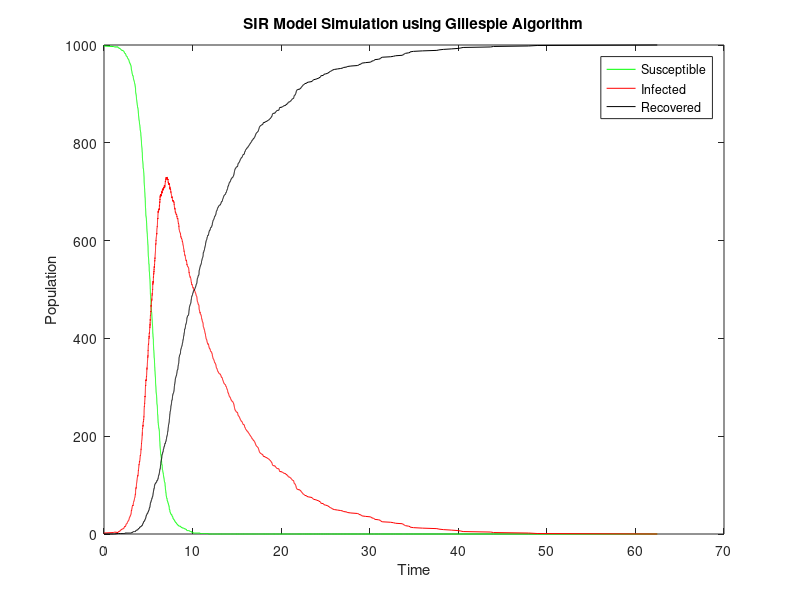

The MATLAB script that drew this image:
% Parameters
beta = 1.5; % Infection rate
gamma = 1/7; % Recovery rate
N = 1000; % Total population
I0 = 1; % Initial number of infected individuals
S0 = N - I0; % Initial number of susceptible individuals
R0 = 0; % Initial number of recovered individuals

% Initial state
S = S0;
I = I0;
R = R0;
t = 0; % Initial time
T_end = 100; % Simulation end time
data = [t, S, I, R]; % Record the initial state

% Main simulation loop (Gillespie algorithm)
while t < T_end && I > 0
    % Calculate propensities
    a_infection = beta * S * I / N;
    a_recovery = gamma * I;
    a_total = a_infection + a_recovery;
    
    % Time to next event
    tau = -log(rand) / a_total;
    t = t + tau;
    
    % Determine which event occurs
    if rand < a_infection / a_total
        % Infection event
        S = S - 1;
        I = I + 1;
    else
        % Recovery event
        I = I - 1;
        R = R + 1;
    end
    
    % Record the state
    data = [data; t, S, I, R];
end

% Plot the results
plot(data(:,1), data(:,2), 'g', data(:,1), data(:,3), 'r', data(:,1), data(:,4), 'k');
legend('Susceptible', 'Infected', 'Recovered');
xlabel('Time');
ylabel('Population');
title('SIR Model Simulation using Gillespie Algorithm');
